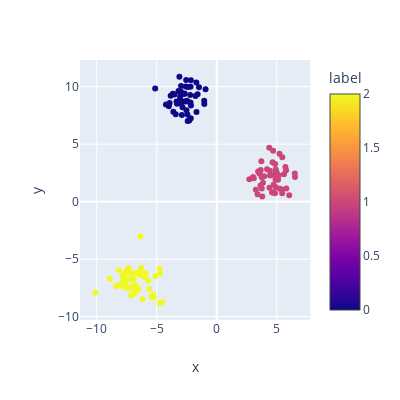

Source (notebook cell):
### Code cell
from gen.ptc_model import toy_dataset
import plotly.express as px

n_sample = 150
name = 'blob'
pd = toy_dataset(n_sample = n_sample, name = name, seed = 42, pd = True)


iris = px.data.iris()
fig = px.scatter(pd, x="x", y="y", color='label', hover_data=['idx'], width=400, height=400)
fig.show()
%run I_x/noise.py --name 'blob' --n 150 --n_subsets 260 --num

### Figure 1 — Plotly figure (JSON) as saved in the notebook; plotly's stock layout.template omitted (floating-point values rounded to 4 significant figures; data arrays with more than 128 entries replaced by an {"elided": "..."} marker saying what was removed)
{"data": [{"customdata": {"elided": "150x1 int values"}, "hoverlabel": {"namelength": 0}, "hovertemplate": "x=%{x}<br>y=%{y}<br>idx=%{customdata[0]}<br>label=%{marker.color}", "legendgroup": "", "marker": {"color": {"elided": "150 int values"}, "coloraxis": "coloraxis", "symbol": "circle"}, "mode": "markers", "name": "", "showlegend": false, "type": "scatter", "x": {"elided": "150 float values"}, "xaxis": "x", "y": {"elided": "150 float values"}, "yaxis": "y"}], "layout": {"coloraxis": {"colorbar": {"title": {"text": "label"}}, "colorscale": [[0, "#0d0887"], [0.1111, "#46039f"], [0.2222, "#7201a8"], [0.3333, "#9c179e"], [0.4444, "#bd3786"], [0.5556, "#d8576b"], [0.6667, "#ed7953"], [0.7778, "#fb9f3a"], [0.8889, "#fdca26"], [1, "#f0f921"]]}, "height": 400, "legend": {"tracegroupgap": 0}, "margin": {"t": 60}, "width": 400, "xaxis": {"anchor": "y", "domain": [0, 0.98], "title": {"text": "x"}}, "yaxis": {"anchor": "x", "domain": [0, 1], "title": {"text": "y"}}}}
